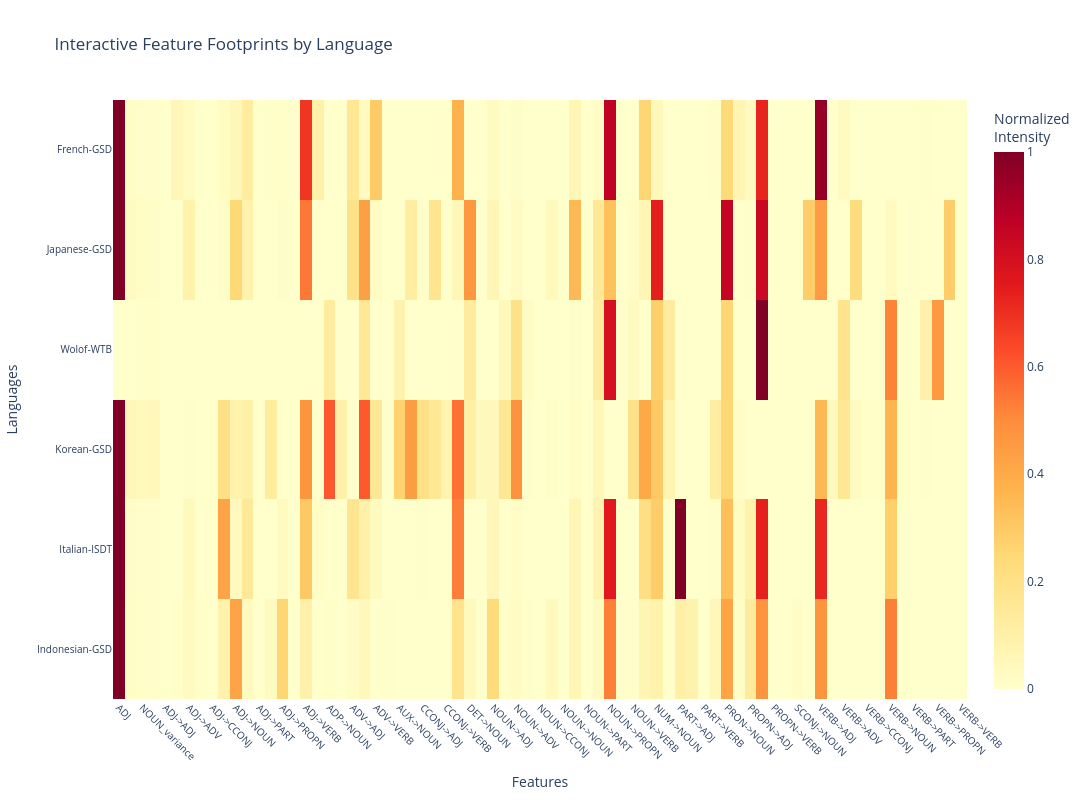

Notebook cell for this chart:
### Code cell
import plotly.graph_objects as go
from sklearn.preprocessing import MinMaxScaler

def plot_typological_heatmap_interactive(df):
    """
    Interactive heatmap with hover information showing feature names.
    df: The filtered_df containing languages and selected features.
    """
    # 1. Handle NaNs
    plot_data = df.fillna(0)
    
    # 2. Normalize features (0 to 1 scale)
    scaler = Normalizer(norm='max')
    normalized_data = pd.DataFrame(
        scaler.fit_transform(plot_data), 
        columns=plot_data.columns, 
        index=plot_data.index
    )
    
    # 3. Create hover text matrix
    hover_text = []
    for lang_idx, lang in enumerate(normalized_data.index):
        hover_row = []
        for feat_idx, feat in enumerate(normalized_data.columns):
            original_value = plot_data.iloc[lang_idx, feat_idx]
            normalized_value = normalized_data.iloc[lang_idx, feat_idx]
            hover_row.append(
                f"Language: {lang}<br>"
                f"Feature: {feat}<br>"
                f"Original Value: {original_value:.4f}<br>"
                f"Normalized: {normalized_value:.4f}"
            )
        hover_text.append(hover_row)
    
    # 4. Create Plotly heatmap
    fig = go.Figure(data=go.Heatmap(
        z=normalized_data.values,
        x=normalized_data.columns,
        y=normalized_data.index,
        colorscale='YlOrRd',  # or 'Blues', 'Plasma', etc.
        hovertext=hover_text,
        hoverinfo='text',
        colorbar=dict(title='Normalized<br>Intensity')
    ))
    
    fig.update_layout(
        title='Interactive Feature Footprints by Language',
        xaxis_title='Features',
        yaxis_title='Languages',
        width=1400,
        height=800,
        xaxis=dict(tickangle=45, tickfont=dict(size=10)),
        yaxis=dict(tickfont=dict(size=10))
    )
    
    fig.show()

# Run the interactive plot
plot_typological_heatmap_interactive(pos_df)

### Figure 1 — Plotly figure (JSON) as saved in the notebook; plotly's stock layout.template omitted (floating-point values rounded to 4 significant figures; data arrays with more than 128 entries replaced by an {"elided": "..."} marker saying what was removed)
{"data": [{"colorbar": {"title": {"text": "Normalized<br>Intensity"}}, "colorscale": [[0, "rgb(255,255,204)"], [0.125, "rgb(255,237,160)"], [0.25, "rgb(254,217,118)"], [0.375, "rgb(254,178,76)"], [0.5, "rgb(253,141,60)"], [0.625, "rgb(252,78,42)"], [0.75, "rgb(227,26,28)"], [0.875, "rgb(189,0,38)"], [1, "rgb(128,0,38)"]], "hoverinfo": "text", "hovertext": {"elided": "6x73 str values"}, "type": "heatmap", "x": ["ADJ", "ADJ_variance", "NOUN_variance", "VERB_variance", "ADJ->ADJ", "ADJ->ADP", "ADJ->ADV", "ADJ->AUX", "ADJ->CCONJ", "ADJ->DET", "ADJ->NOUN", "ADJ->NUM", "ADJ->PART", "ADJ->PRON", "ADJ->PROPN", "ADJ->SCONJ", "ADJ->VERB", "ADP->ADJ", "ADP->NOUN", "ADP->VERB", "ADV->ADJ", "ADV->NOUN", "ADV->VERB", "AUX->ADJ", "AUX->NOUN", "AUX->VERB", "CCONJ->ADJ", "CCONJ->NOUN", "CCONJ->VERB", "DET->ADJ", "DET->NOUN", "DET->VERB", "NOUN->ADJ", "NOUN->ADP", "NOUN->ADV", "NOUN->AUX", "NOUN->CCONJ", "NOUN->DET", "NOUN->NOUN", "NOUN->NUM", "NOUN->PART", "NOUN->PRON", "NOUN->PROPN", "NOUN->SCONJ", "NOUN->VERB", "NUM->ADJ", "NUM->NOUN", "NUM->VERB", "PART->ADJ", "PART->NOUN", "PART->VERB", "PRON->ADJ", "PRON->NOUN", "PRON->VERB", "PROPN->ADJ", "PROPN->NOUN", "PROPN->VERB", "SCONJ->ADJ", "SCONJ->NOUN", "SCONJ->VERB", "VERB->ADJ", "VERB->ADP", "VERB->ADV", "VERB->AUX", "VERB->CCONJ", "VERB->DET", "VERB->NOUN", "VERB->NUM", "VERB->PART", "VERB->PRON", "VERB->PROPN", "VERB->SCONJ", "VERB->VERB"], "y": ["Indonesian-GSD", "Italian-ISDT", "Korean-GSD", "Wolof-WTB", "Japanese-GSD", "French-GSD"], "z": {"elided": "6x73 float values"}}], "layout": {"height": 800, "title": {"text": "Interactive Feature Footprints by Language"}, "width": 1400, "xaxis": {"tickangle": 45, "tickfont": {"size": 10}, "title": {"text": "Features"}}, "yaxis": {"tickfont": {"size": 10}, "title": {"text": "Languages"}}}}
